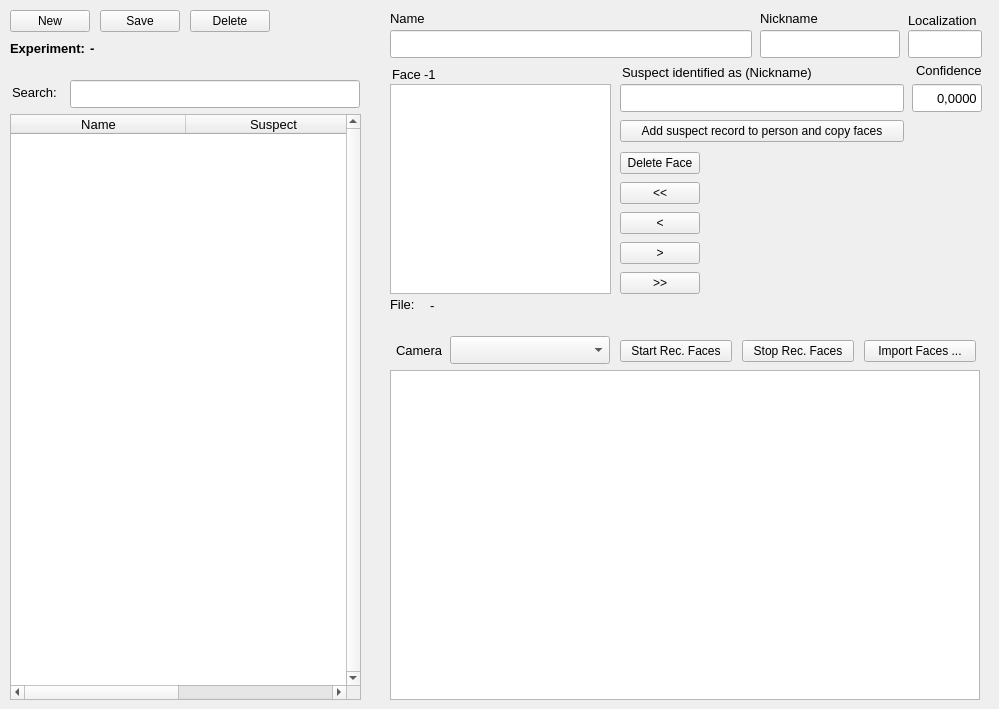
   <widget class="QWidget" name="tab_2">
    <attribute name="title">
     <string>Recognized Persons</string>
    </attribute>
    <widget class="QPushButton" name="person_save">
     <property name="geometry">
      <rect>
       <x>100</x>
       <y>10</y>
       <width>80</width>
       <height>22</height>
      </rect>
     </property>
     <property name="text">
      <string>Save</string>
     </property>
    </widget>
    <widget class="QTableWidget" name="person_list">
     <property name="geometry">
      <rect>
       <x>10</x>
       <y>114</y>
       <width>351</width>
       <height>586</height>
      </rect>
     </property>
     <property name="sizePolicy">
      <sizepolicy hsizetype="Maximum" vsizetype="Maximum">
       <horstretch>0</horstretch>
       <verstretch>0</verstretch>
      </sizepolicy>
     </property>
     <property name="minimumSize">
      <size>
       <width>351</width>
       <height>0</height>
      </size>
     </property>
     <property name="maximumSize">
      <size>
       <width>351</width>
       <height>621</height>
      </size>
     </property>
     <property name="font">
      <font>
       <family>Arial</family>
       <pointsize>10</pointsize>
       <weight>50</weight>
       <bold>false</bold>
      </font>
     </property>
     <property name="verticalScrollBarPolicy">
      <enum>Qt::ScrollBarAlwaysOn</enum>
     </property>
     <property name="horizontalScrollBarPolicy">
      <enum>Qt::ScrollBarAlwaysOn</enum>
     </property>
     <property name="sizeAdjustPolicy">
      <enum>QAbstractScrollArea::AdjustToContentsOnFirstShow</enum>
     </property>
     <property name="editTriggers">
      <set>QAbstractItemView::NoEditTriggers</set>
     </property>
     <property name="tabKeyNavigation">
      <bool>false</bool>
     </property>
     <property name="showDropIndicator" stdset="0">
      <bool>false</bool>
     </property>
     <property name="dragDropOverwriteMode">
      <bool>false</bool>
     </property>
     <property name="selectionMode">
      <enum>QAbstractItemView::SingleSelection</enum>
     </property>
     <property name="selectionBehavior">
      <enum>QAbstractItemView::SelectRows</enum>
     </property>
     <property name="cornerButtonEnabled">
      <bool>true</bool>
     </property>
     <property name="rowCount">
      <number>0</number>
     </property>
     <property name="columnCount">
      <number>2</number>
     </property>
     <attribute name="horizontalHeaderDefaultSectionSize">
      <number>175</number>
     </attribute>
     <attribute name="horizontalHeaderHighlightSections">
      <bool>true</bool>
     </attribute>
     <attribute name="horizontalHeaderShowSortIndicator" stdset="0">
      <bool>true</bool>
     </attribute>
     <attribute name="horizontalHeaderStretchLastSection">
      <bool>true</bool>
     </attribute>
     <attribute name="verticalHeaderVisible">
      <bool>false</bool>
     </attribute>
     <attribute name="verticalHeaderDefaultSectionSize">
      <number>30</number>
     </attribute>
     <attribute name="verticalHeaderStretchLastSection">
      <bool>false</bool>
     </attribute>
     <column>
      <property name="text">
       <string>Name</string>
      </property>
     </column>
     <column>
      <property name="text">
       <string>Suspect</string>
      </property>
     </column>
    </widget>
    <widget class="QLineEdit" name="person_name">
     <property name="geometry">
      <rect>
       <x>390</x>
       <y>30</y>
       <width>362</width>
       <height>28</height>
      </rect>
     </property>
     <property name="font">
      <font>
       <family>Arial</family>
       <pointsize>10</pointsize>
       <weight>50</weight>
       <bold>false</bold>
      </font>
     </property>
     <property name="whatsThis">
      <string/>
     </property>
     <property name="accessibleName">
      <string/>
     </property>
     <property name="text">
      <string/>
     </property>
    </widget>
    <widget class="QLabel" name="label_30">
     <property name="geometry">
      <rect>
       <x>10</x>
       <y>40</y>
       <width>80</width>
       <height>17</height>
      </rect>
     </property>
     <property name="font">
      <font>
       <family>Arial</family>
       <pointsize>10</pointsize>
       <weight>75</weight>
       <italic>false</italic>
       <bold>true</bold>
      </font>
     </property>
     <property name="layoutDirection">
      <enum>Qt::LeftToRight</enum>
     </property>
     <property name="text">
      <string>Experiment:</string>
     </property>
     <property name="alignment">
      <set>Qt::AlignLeading|Qt::AlignLeft|Qt::AlignVCenter</set>
     </property>
    </widget>
    <widget class="QPushButton" name="person_new">
     <property name="geometry">
      <rect>
       <x>10</x>
       <y>10</y>
       <width>80</width>
       <height>22</height>
      </rect>
     </property>
     <property name="text">
      <string>New</string>
     </property>
    </widget>
    <widget class="QPushButton" name="person_delete">
     <property name="geometry">
      <rect>
       <x>190</x>
       <y>10</y>
       <width>80</width>
       <height>22</height>
      </rect>
     </property>
     <property name="text">
      <string>Delete</string>
     </property>
    </widget>
    <widget class="QLabel" name="label_31">
     <property name="geometry">
      <rect>
       <x>390</x>
       <y>10</y>
       <width>40</width>
       <height>17</height>
      </rect>
     </property>
     <property name="font">
      <font>
       <family>Arial</family>
       <pointsize>10</pointsize>
       <weight>50</weight>
       <italic>false</italic>
       <bold>false</bold>
      </font>
     </property>
     <property name="text">
      <string>Name</string>
     </property>
    </widget>
    <widget class="QLabel" name="person_experiment">
     <property name="geometry">
      <rect>
       <x>90</x>
       <y>40</y>
       <width>260</width>
       <height>17</height>
      </rect>
     </property>
     <property name="font">
      <font>
       <family>Arial</family>
       <pointsize>10</pointsize>
       <weight>75</weight>
       <italic>false</italic>
       <bold>true</bold>
      </font>
     </property>
     <property name="layoutDirection">
      <enum>Qt::LeftToRight</enum>
     </property>
     <property name="text">
      <string>-</string>
     </property>
     <property name="alignment">
      <set>Qt::AlignLeading|Qt::AlignLeft|Qt::AlignVCenter</set>
     </property>
    </widget>
    <widget class="QGraphicsView" name="person_graphicsView_video">
     <property name="geometry">
      <rect>
       <x>390</x>
       <y>370</y>
       <width>590</width>
       <height>330</height>
      </rect>
     </property>
    </widget>
    <widget class="QPushButton" name="person_record_faces">
     <property name="geometry">
      <rect>
       <x>620</x>
       <y>340</y>
       <width>112</width>
       <height>22</height>
      </rect>
     </property>
     <property name="text">
      <string>Start Rec. Faces</string>
     </property>
    </widget>
    <widget class="QPushButton" name="person_stop_record_faces">
     <property name="geometry">
      <rect>
       <x>742</x>
       <y>340</y>
       <width>112</width>
       <height>22</height>
      </rect>
     </property>
     <property name="text">
      <string>Stop Rec. Faces</string>
     </property>
    </widget>
    <widget class="QComboBox" name="person_camera">
     <property name="geometry">
      <rect>
       <x>450</x>
       <y>336</y>
       <width>160</width>
       <height>28</height>
      </rect>
     </property>
    </widget>
    <widget class="QGraphicsView" name="person_graphicsView_picture">
     <property name="geometry">
      <rect>
       <x>390</x>
       <y>84</y>
       <width>221</width>
       <height>210</height>
      </rect>
     </property>
    </widget>
    <widget class="QPushButton" name="person_goto_face_first">
     <property name="geometry">
      <rect>
       <x>620</x>
       <y>182</y>
       <width>80</width>
       <height>22</height>
      </rect>
     </property>
     <property name="text">
      <string>&lt;&lt;</string>
     </property>
    </widget>
    <widget class="QPushButton" name="person_goto_face_prev">
     <property name="geometry">
      <rect>
       <x>620</x>
       <y>212</y>
       <width>80</width>
       <height>22</height>
      </rect>
     </property>
     <property name="text">
      <string>&lt;</string>
     </property>
    </widget>
    <widget class="QPushButton" name="person_goto_face_next">
     <property name="geometry">
      <rect>
       <x>620</x>
       <y>242</y>
       <width>80</width>
       <height>22</height>
      </rect>
     </property>
     <property name="text">
      <string>&gt;</string>
     </property>
    </widget>
    <widget class="QPushButton" name="person_goto_face_last">
     <property name="geometry">
      <rect>
       <x>620</x>
       <y>272</y>
       <width>80</width>
       <height>22</height>
      </rect>
     </property>
     <property name="text">
      <string>&gt;&gt;</string>
     </property>
    </widget>
    <widget class="QPushButton" name="person_face_delete">
     <property name="geometry">
      <rect>
       <x>620</x>
       <y>152</y>
       <width>80</width>
       <height>22</height>
      </rect>
     </property>
     <property name="text">
      <string>Delete Face</string>
     </property>
    </widget>
    <widget class="QLabel" name="label_32">
     <property name="geometry">
      <rect>
       <x>396</x>
       <y>342</y>
       <width>50</width>
       <height>17</height>
      </rect>
     </property>
     <property name="font">
      <font>
       <family>Arial</family>
       <pointsize>10</pointsize>
       <weight>50</weight>
       <italic>false</italic>
       <bold>false</bold>
      </font>
     </property>
     <property name="text">
      <string>Camera</string>
     </property>
    </widget>
    <widget class="QLabel" name="label_34">
     <property name="geometry">
      <rect>
       <x>392</x>
       <y>66</y>
       <width>32</width>
       <height>16</height>
      </rect>
     </property>
     <property name="font">
      <font>
       <family>Arial</family>
       <pointsize>10</pointsize>
       <weight>50</weight>
       <italic>false</italic>
       <bold>false</bold>
      </font>
     </property>
     <property name="text">
      <string>Face</string>
     </property>
    </widget>
    <widget class="QLabel" name="person_face_num_lbl">
     <property name="geometry">
      <rect>
       <x>424</x>
       <y>66</y>
       <width>42</width>
       <height>16</height>
      </rect>
     </property>
     <property name="font">
      <font>
       <family>Arial</family>
       <pointsize>10</pointsize>
       <weight>50</weight>
       <italic>false</italic>
       <bold>false</bold>
      </font>
     </property>
     <property name="text">
      <string>-1</string>
     </property>
     <property name="alignment">
      <set>Qt::AlignLeading|Qt::AlignLeft|Qt::AlignVCenter</set>
     </property>
    </widget>
    <widget class="QLabel" name="person_face_filename_lbl">
     <property name="geometry">
      <rect>
       <x>430</x>
       <y>298</y>
       <width>560</width>
       <height>32</height>
      </rect>
     </property>
     <property name="font">
      <font>
       <family>Arial</family>
       <pointsize>10</pointsize>
       <weight>50</weight>
       <italic>false</italic>
       <bold>false</bold>
      </font>
     </property>
     <property name="acceptDrops">
      <bool>false</bool>
     </property>
     <property name="whatsThis">
      <string/>
     </property>
     <property name="layoutDirection">
      <enum>Qt::LeftToRight</enum>
     </property>
     <property name="text">
      <string>-</string>
     </property>
     <property name="alignment">
      <set>Qt::AlignLeading|Qt::AlignLeft|Qt::AlignTop</set>
     </property>
     <property name="wordWrap">
      <bool>true</bool>
     </property>
    </widget>
    <widget class="QLabel" name="label_35">
     <property name="geometry">
      <rect>
       <x>390</x>
       <y>296</y>
       <width>30</width>
       <height>16</height>
      </rect>
     </property>
     <property name="font">
      <font>
       <family>Arial</family>
       <pointsize>10</pointsize>
       <weight>50</weight>
       <italic>false</italic>
       <bold>false</bold>
      </font>
     </property>
     <property name="text">
      <string>File:</string>
     </property>
    </widget>
    <widget class="QLabel" name="label_73">
     <property name="geometry">
      <rect>
       <x>12</x>
       <y>84</y>
       <width>50</width>
       <height>17</height>
      </rect>
     </property>
     <property name="font">
      <font>
       <family>Arial</family>
       <pointsize>10</pointsize>
       <weight>50</weight>
       <italic>false</italic>
       <bold>false</bold>
      </font>
     </property>
     <property name="text">
      <string>Search:</string>
     </property>
    </widget>
    <widget class="QLineEdit" name="person_name_search">
     <property name="geometry">
      <rect>
       <x>70</x>
       <y>80</y>
       <width>290</width>
       <height>28</height>
      </rect>
     </property>
     <property name="font">
      <font>
       <family>Arial</family>
       <pointsize>10</pointsize>
       <weight>50</weight>
       <bold>false</bold>
      </font>
     </property>
     <property name="text">
      <string/>
     </property>
    </widget>
    <widget class="QLineEdit" name="person_nick">
     <property name="geometry">
      <rect>
       <x>760</x>
       <y>30</y>
       <width>140</width>
       <height>28</height>
      </rect>
     </property>
     <property name="font">
      <font>
       <family>Arial</family>
       <pointsize>10</pointsize>
       <weight>50</weight>
       <bold>false</bold>
      </font>
     </property>
     <property name="whatsThis">
      <string/>
     </property>
     <property name="text">
      <string/>
     </property>
     <property name="readOnly">
      <bool>true</bool>
     </property>
    </widget>
    <widget class="QLabel" name="label_39">
     <property name="geometry">
      <rect>
       <x>760</x>
       <y>10</y>
       <width>64</width>
       <height>17</height>
      </rect>
     </property>
     <property name="font">
      <font>
       <family>Arial</family>
       <pointsize>10</pointsize>
       <weight>50</weight>
       <italic>false</italic>
       <bold>false</bold>
      </font>
     </property>
     <property name="text">
      <string>Nickname</string>
     </property>
    </widget>
    <widget class="QLineEdit" name="person_suspect_name">
     <property name="geometry">
      <rect>
       <x>620</x>
       <y>84</y>
       <width>284</width>
       <height>28</height>
      </rect>
     </property>
     <property name="font">
      <font>
       <family>Arial</family>
       <pointsize>10</pointsize>
       <weight>50</weight>
       <bold>false</bold>
      </font>
     </property>
     <property name="text">
      <string/>
     </property>
    </widget>
    <widget class="QLabel" name="label_63">
     <property name="geometry">
      <rect>
       <x>622</x>
       <y>64</y>
       <width>276</width>
       <height>17</height>
      </rect>
     </property>
     <property name="font">
      <font>
       <family>Arial</family>
       <pointsize>10</pointsize>
       <weight>50</weight>
       <italic>false</italic>
       <bold>false</bold>
      </font>
     </property>
     <property name="text">
      <string>Suspect identified as (Nickname)</string>
     </property>
    </widget>
    <widget class="QPushButton" name="person_convert_person">
     <property name="geometry">
      <rect>
       <x>620</x>
       <y>120</y>
       <width>284</width>
       <height>22</height>
      </rect>
     </property>
     <property name="layoutDirection">
      <enum>Qt::LeftToRight</enum>
     </property>
     <property name="inputMethodHints">
      <set>Qt::ImhNone</set>
     </property>
     <property name="text">
      <string>Add suspect record to person and copy faces</string>
     </property>
    </widget>
    <widget class="QLineEdit" name="person_suspect_confidence">
     <property name="geometry">
      <rect>
       <x>912</x>
       <y>84</y>
       <width>70</width>
       <height>28</height>
      </rect>
     </property>
     <property name="font">
      <font>
       <family>Arial</family>
       <pointsize>10</pointsize>
       <weight>50</weight>
       <bold>false</bold>
      </font>
     </property>
     <property name="text">
      <string>0,0000</string>
     </property>
     <property name="alignment">
      <set>Qt::AlignRight|Qt::AlignTrailing|Qt::AlignVCenter</set>
     </property>
     <property name="readOnly">
      <bool>true</bool>
     </property>
    </widget>
    <widget class="QLabel" name="label_64">
     <property name="geometry">
      <rect>
       <x>916</x>
       <y>62</y>
       <width>68</width>
       <height>17</height>
      </rect>
     </property>
     <property name="font">
      <font>
       <family>Arial</family>
       <pointsize>10</pointsize>
       <weight>50</weight>
       <italic>false</italic>
       <bold>false</bold>
      </font>
     </property>
     <property name="text">
      <string>Confidence</string>
     </property>
    </widget>
    <widget class="QLineEdit" name="person_localization">
     <property name="geometry">
      <rect>
       <x>908</x>
       <y>30</y>
       <width>74</width>
       <height>28</height>
      </rect>
     </property>
     <property name="font">
      <font>
       <family>Arial</family>
       <pointsize>10</pointsize>
       <weight>50</weight>
       <bold>false</bold>
      </font>
     </property>
     <property name="whatsThis">
      <string/>
     </property>
     <property name="readOnly">
      <bool>true</bool>
     </property>
    </widget>
    <widget class="QLabel" name="label_42">
     <property name="geometry">
      <rect>
       <x>908</x>
       <y>12</y>
       <width>72</width>
       <height>17</height>
      </rect>
     </property>
     <property name="font">
      <font>
       <family>Arial</family>
       <pointsize>10</pointsize>
       <weight>50</weight>
       <italic>false</italic>
       <bold>false</bold>
      </font>
     </property>
     <property name="text">
      <string>Localization</string>
     </property>
    </widget>
    <widget class="QPushButton" name="person_import_faces">
     <property name="geometry">
      <rect>
       <x>864</x>
       <y>340</y>
       <width>112</width>
       <height>22</height>
      </rect>
     </property>
     <property name="text">
      <string>Import Faces ...</string>
     </property>
    </widget>
   </widget>
